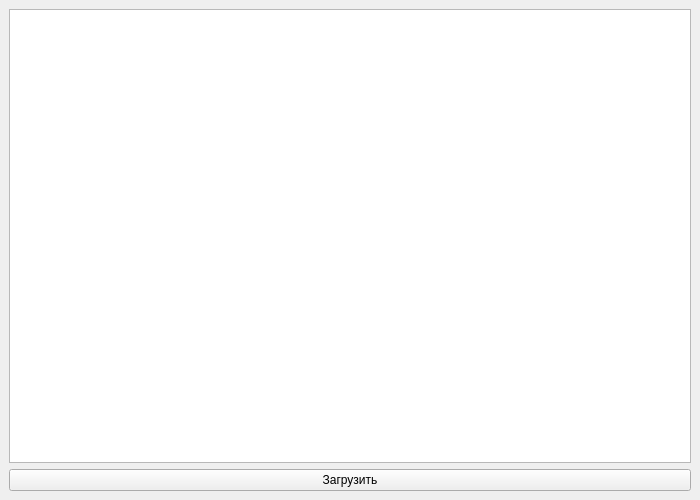
<?xml version="1.0" encoding="UTF-8"?>
<ui version="4.0">
 <class>MainWindow</class>
 <widget class="QMainWindow" name="MainWindow">
  <property name="geometry">
   <rect>
    <x>0</x>
    <y>0</y>
    <width>700</width>
    <height>500</height>
   </rect>
  </property>
  <property name="windowTitle">
   <string>Пропуска - Лабораторная 5</string>
  </property>
  <widget class="QWidget" name="centralwidget">
   <layout class="QVBoxLayout" name="verticalLayout">
    <property name="spacing">
     <number>6</number>
    </property>
    <property name="leftMargin">
     <number>9</number>
    </property>
    <property name="topMargin">
     <number>9</number>
    </property>
    <property name="rightMargin">
     <number>9</number>
    </property>
    <property name="bottomMargin">
     <number>9</number>
    </property>
    <item>
     <widget class="QTableWidget" name="tableWidget">
      <property name="sizePolicy">
       <sizepolicy hsizetype="Expanding" vsizetype="Expanding">
        <horstretch>0</horstretch>
        <verstretch>1</verstretch>
       </sizepolicy>
      </property>
     </widget>
    </item>
    <item>
     <widget class="QPushButton" name="loadButton">
      <property name="text">
       <string>Загрузить</string>
      </property>
     </widget>
    </item>
   </layout>
  </widget>
 </widget>
 <resources/>
 <connections/>
</ui>
